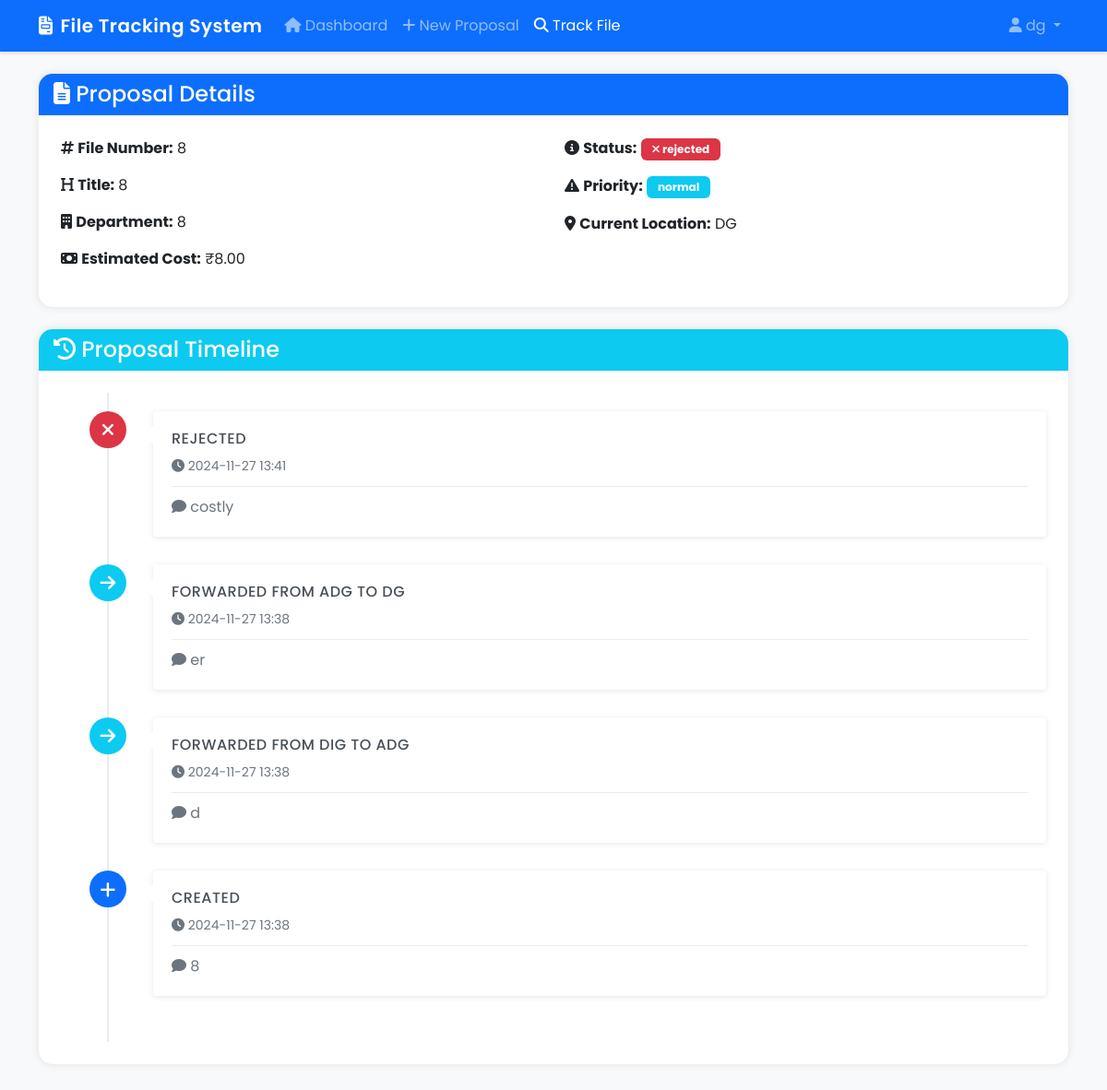
Page /track_file?file_number=8 (signed in) on the committed database.
### app/models/user.py (models this page shows, shortened)
class User(UserMixin, db.Model):
    __tablename__ = 'users'
    id = db.Column(db.Integer, primary_key=True)
    username = db.Column(db.String(80), unique=True, nullable=False)
    email = db.Column(db.String(120), unique=True, nullable=False)
    password_hash = db.Column(db.String(256))
    department = db.Column(db.String(100))
    role_id = db.Column(db.Integer, db.ForeignKey('roles.id'))
    is_active = db.Column(db.Boolean, default=True)
    created_at = db.Column(db.DateTime, default=datetime.utcnow)

### app/models/proposal.py (models this page shows, shortened)
class Proposal(db.Model):
    __tablename__ = 'proposals'
    STATUS_PENDING = 'pending_approval'
    STATUS_APPROVED = 'approved'
    STATUS_REJECTED = 'rejected'
    id = db.Column(db.Integer, primary_key=True)
    file_number = db.Column(db.String(50), unique=True, nullable=False)
    title = db.Column(db.String(200), nullable=False)
    description = db.Column(db.Text)
    department = db.Column(db.String(100))
    estimated_cost = db.Column(db.Float)
    priority = db.Column(db.String(20))
    current_status = db.Column(db.String(50), default=STATUS_PENDING)
    current_location = db.Column(db.String(50))  # Role name of current handler
    originator_id = db.Column(db.Integer, db.ForeignKey('users.id'))
    created_at = db.Column(db.DateTime, default=datetime.utcnow)
    updated_at = db.Column(db.DateTime, default=datetime.utcnow, onupdate=datetime.utcnow)
    movements = db.relationship('FileMovement', backref='proposal', lazy=True)
    documents = db.relationship('Document', backref='proposal', lazy=True)
    originator = db.relationship('User', foreign_keys=[originator_id], backref='proposals')

class ProposalHistory(db.Model):
    __tablename__ = 'proposal_history'
    id = db.Column(db.Integer, primary_key=True)
    proposal_id = db.Column(db.Integer, db.ForeignKey('proposals.id'), nullable=False)
    timestamp = db.Column(db.DateTime, default=datetime.utcnow)
    action = db.Column(db.String(50), nullable=False)  # e.g., 'created', 'forwarded', 'approved', 'rejected'
    from_role = db.Column(db.String(50))
    to_role = db.Column(db.String(50))
    comments = db.Column(db.Text)
    proposal = db.relationship('Proposal', backref=db.backref('history', lazy=True))

### app/routes/main.py (the view)
@main_bp.route('/track_file', methods=['GET', 'POST'])
@login_required
def track_file():
    file_number = request.args.get('file_number')
    if not file_number and request.method == 'POST':
        file_number = request.form.get('file_number')
    if file_number:
        proposal = Proposal.query.filter_by(file_number=file_number).first()
        if proposal:
            history = ProposalHistory.query.filter_by(
                proposal_id=proposal.id
            ).order_by(ProposalHistory.timestamp.desc()).all()
            return render_template('proposal/track_result.html',
                                proposal=proposal,
                                history=history)
        else:
            flash('Proposal not found.', 'danger')
            return redirect(url_for('main.track_file'))
    return render_template('proposal/track.html')

### app/__init__.py (called while the page is built)
@login_manager.user_loader
def load_user(user_id):
    from app.models.user import User
    return User.query.get(int(user_id))

### app/templates/proposal/track_result.html (shortened to what this page needs)
{% extends "base.html" %}
{% block content %}
<div class="container">
    <div class="card mb-4">
        <div class="card-header bg-primary text-white">
            <h4 class="mb-0"><i class="fas fa-file-alt"></i> Proposal Details</h4>
        </div>
        <div class="card-body">
            <div class="row">
                <div class="col-md-6">
                    <p><i class="fas fa-hashtag"></i> <strong>File Number:</strong> {{ proposal.file_number }}</p>
                    <p><i class="fas fa-heading"></i> <strong>Title:</strong> {{ proposal.title }}</p>
                    <p><i class="fas fa-building"></i> <strong>Department:</strong> {{ proposal.department }}</p>
                    <p><i class="fas fa-money-bill"></i> <strong>Estimated Cost:</strong> ₹{{ "%.2f"|format(proposal.estimated_cost) }}</p>
                </div>
                <div class="col-md-6">
                    <p>
                        <i class="fas fa-info-circle"></i> <strong>Status:</strong>
                        <span class="badge bg-{{ 'success' if proposal.current_status == 'approved'
                                            else 'danger' if proposal.current_status == 'rejected'
                                            else 'warning' }}">
                            <i class="fas fa-{{ 'check' if proposal.current_status == 'approved'
                                           else 'times' if proposal.current_status == 'rejected'
                                           else 'clock' }}"></i>
                            {{ proposal.current_status }}
                        </span>
                    </p>
                    <p>
                        <i class="fas fa-exclamation-triangle"></i> <strong>Priority:</strong>
                        <span class="badge bg-{{ 'danger' if proposal.priority == 'urgent'
                                            else 'warning' if proposal.priority == 'high'
                                            else 'info' }}">
                            {{ proposal.priority }}
                        </span>
                    </p>
                    <p><i class="fas fa-map-marker-alt"></i> <strong>Current Location:</strong> {{ proposal.current_location }}</p>
                </div>
            </div>
        </div>
    </div>
    <div class="card">
        <div class="card-header bg-info text-white">
            <h4 class="mb-0"><i class="fas fa-history"></i> Proposal Timeline</h4>
        </div>
        <div class="card-body">
            <div class="timeline">
                {% for entry in history %}
                <div class="timeline-item">
                    <div class="timeline-badge bg-{{ 'success' if entry.action == 'approved'
                                                else 'danger' if entry.action == 'rejected'
                                                else 'primary' if entry.action == 'created'
                                                else 'info' }}">
                        <i class="fas fa-{{ 'check' if entry.action == 'approved'
                                       else 'times' if entry.action == 'rejected'
                                       else 'plus' if entry.action == 'created'
                                       else 'arrow-right' }}"></i>
                    </div>
                    <div class="timeline-panel">
                        <div class="timeline-heading">
                            <h6 class="timeline-title">
                                {{ entry.action.title() }}
                                {% if entry.action == 'forwarded' %}
                                    from {{ entry.from_role }} to {{ entry.to_role }}
                                {% endif %}
                            </h6>
                            <small class="text-muted">
                                <i class="fas fa-clock"></i>
                                {{ entry.timestamp.strftime('%Y-%m-%d %H:%M') }}
                            </small>
                        </div>
                        {% if entry.comments %}
                        <div class="timeline-body">
                            <p class="mb-0">
                                <i class="fas fa-comment"></i>
                                {{ entry.comments }}
                            </p>
                        </div>
                        {% endif %}
                    </div>
                </div>
                {% endfor %}
            </div>
        </div>
    </div>
</div>
{% endblock %}

### app/templates/base.html (shortened to what this page needs)
<!DOCTYPE html>
<html lang="en">
<head>
    <link href="https://cdn.jsdelivr.net/npm/bootstrap@5.1.3/dist/css/bootstrap.min.css" rel="stylesheet">
    <link href="https://cdnjs.cloudflare.com/ajax/libs/font-awesome/6.4.0/css/all.min.css" rel="stylesheet">
</head>
<body>
    {% if current_user.is_authenticated %}
    <nav class="navbar navbar-expand-lg navbar-dark bg-primary mb-4">
        <div class="container">
            <a class="navbar-brand" href="{{ url_for('main.dashboard') }}">
                <i class="fas fa-file-invoice me-2"></i>File Tracking System
            </a>
            <div class="collapse navbar-collapse" id="navbarNav">
                <ul class="navbar-nav me-auto">
                    <li class="nav-item">
                        <a class="nav-link {% if request.endpoint == 'main.dashboard' %}active{% endif %}"
                           href="{{ url_for('main.dashboard') }}">
                            <i class="fas fa-home"></i> Dashboard
                        </a>
                    </li>
                    <li class="nav-item">
                        <a class="nav-link {% if request.endpoint == 'main.submit_proposal' %}active{% endif %}"
                           href="{{ url_for('main.submit_proposal') }}">
                            <i class="fas fa-plus"></i> New Proposal
                        </a>
                    </li>
                    <li class="nav-item">
                        <a class="nav-link {% if request.endpoint == 'main.track_file' %}active{% endif %}"
                           href="{{ url_for('main.track_file') }}">
                            <i class="fas fa-search"></i> Track File
                        </a>
                    </li>
                </ul>
                <ul class="navbar-nav">
                    <li class="nav-item dropdown">
                        <a class="nav-link dropdown-toggle" href="#" id="navbarDropdown"
                           data-bs-toggle="dropdown">
                            <i class="fas fa-user"></i> {{ current_user.username }}
                        </a>
                    </li>
                </ul>
            </div>
        </div>
    </nav>
    {% endif %}
    {% block content %}{% endblock %}
</body>
</html>

### app/templates/base.html (style rules this page uses)
body { font-family: 'Poppins', sans-serif; background-color: #f8f9fa; }
.navbar { box-shadow: 0 2px 4px rgba(0,0,0,.1); }
.navbar-brand { font-weight: 600; letter-spacing: 0.5px; }
.nav-link { transition: all 0.3s ease; }
.card { border: none; border-radius: 15px; box-shadow: 0 0 15px rgba(0,0,0,.05); transition: transform 0.3s ease; }
.badge { padding: 0.5em 1em; border-radius: 6px; }
.card .card-body { padding: 1.5rem; }
.card-header { border-bottom: 0; border-top-left-radius: 15px !important; border-top-right-radius: 15px !important; }
.card .card-body h6 { text-transform: uppercase; letter-spacing: 0.5px; font-weight: 500; margin-bottom: 0.5rem; }

### app/templates/proposal/track_result.html (style rules this page uses)
.timeline { position: relative; padding: 20px 0; }
.timeline:before { content: ''; position: absolute; top: 0; bottom: 0; left: 50px; width: 2px; background: #e9ecef; }
.timeline-item { position: relative; margin-bottom: 30px; }
.timeline-badge { width: 40px; height: 40px; border-radius: 50%; position: absolute; left: 31px; display: flex; align-items: center; justify-content: center; color: white; z-index: 1; }
.timeline-badge i { font-size: 1.2em; }
.timeline-panel { margin-left: 100px; padding: 20px; background: #fff; border-radius: 4px; box-shadow: 0 1px 6px rgba(0, 0, 0, 0.1); position: relative; }
.timeline-panel:before { content: ''; position: absolute; left: -10px; top: 15px; width: 0; height: 0; border-top: 10px solid transparent; border-bottom: 10px solid transparent; border-right: 10px solid #fff; }
.timeline-title { margin: 0; color: #495057; font-weight: 600; }
.timeline-body { margin-top: 10px; padding-top: 10px; border-top: 1px solid #e9ecef; }
.timeline-body p { color: #6c757d; }
.card-header { border-bottom: 0; }
.card { border: none; box-shadow: 0 0 10px rgba(0,0,0,0.1); margin-bottom: 30px; }
.badge { padding: 0.5em 1em; }

### rows in the picture
User: username "dg"
Proposal: file_number "8", title "8", department "8", estimated_cost "8.00", current_status "rejected", priority "normal", current_location "DG"
ProposalHistory: action "REJECTED", timestamp "2024-11-27 13:41", comments "costly"
ProposalHistory: action "FORWARDED", from_role "ADG", to_role "DG", timestamp "2024-11-27 13:38", comments "er"
ProposalHistory: action "FORWARDED", from_role "DIG", to_role "ADG", timestamp "2024-11-27 13:38", comments "d"
ProposalHistory: action "CREATED", timestamp "2024-11-27 13:38", comments "8"
